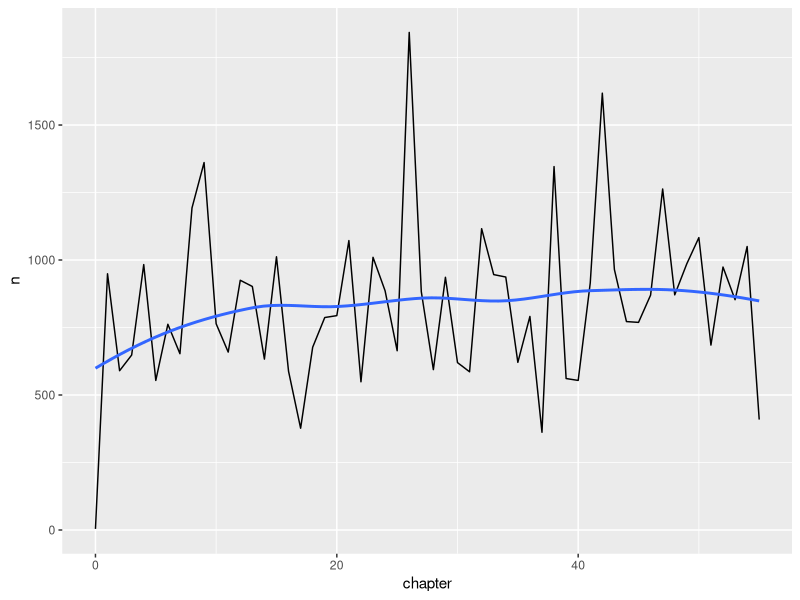

This chart was generated by the following R code: (Note: this script raises an error after producing the figure.)

library(tidyverse)
library(janeaustenr)
library(tidytext)

text <- c(
  "I love R",
  "R is magic",
  "It is hard and boring at the begining",
  "but once you have started",
  "you just can't stop using it"
)


jane_tidy <- austen_books() %>%
  group_by(book) %>%
  mutate(linenumber = row_number()) %>% 
  mutate(chapter = str_detect(text, "CHAPTER") %>% cumsum()) %>%
  ungroup() %>%
  unnest_tokens(word, text)

jane_tidy_words <- jane_tidy %>% 
  anti_join(stop_words)

jane_tidy_words %>% 
  filter(book == "Emma") %>% 
  group_by(chapter) %>% 
  summarise(n = n()) %>%
  ggplot(aes(chapter,n)) + 
  geom_line() + 
  geom_smooth(se=FALSE)


nrc_joy <- get_sentiments("nrc") %>%
  filter(sentiment == "joy")

jane_tidy_joy <- jane_tidy_words %>% 
  group_by(book,chapter) %>%
  mutate(words = n()) %>%
  inner_join(nrc_joy) %>% 
  group_by(book,chapter,words) %>%
  summarise(joy_words = n()) %>% 
  mutate(joy_rate = joy_words/words) 

jane_tidy_joy %>% 
  ggplot(aes(x=chapter,y=joy_rate,group=book,colour=book)) + 
  geom_line() +
  geom_smooth(se = FALSE) + 
  scale_y_continuous(labels = scales::percent_format(accuracy = 0.5))

afinn_sentiments <- get_sentiments("afinn")

jane_tidy_words %>% 
  inner_join(afinn_sentiments) %>%
  group_by(book, chapter) %>% 
  summarise(avg_score = mean(score)) %>%
  ggplot(aes(chapter, avg_score, group=book, colour = book)) + 
  geom_line() + 
  geom_smooth(se = FALSE)
